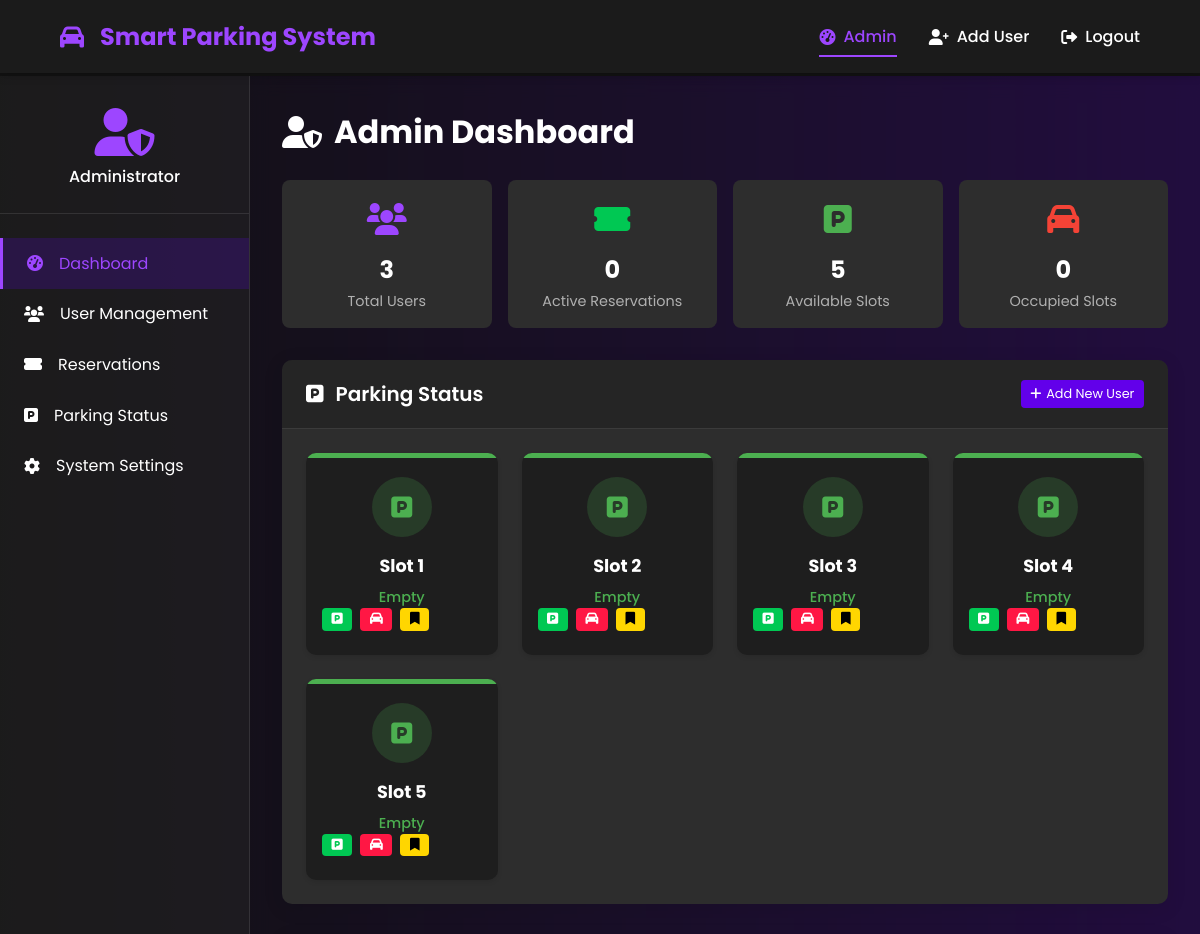
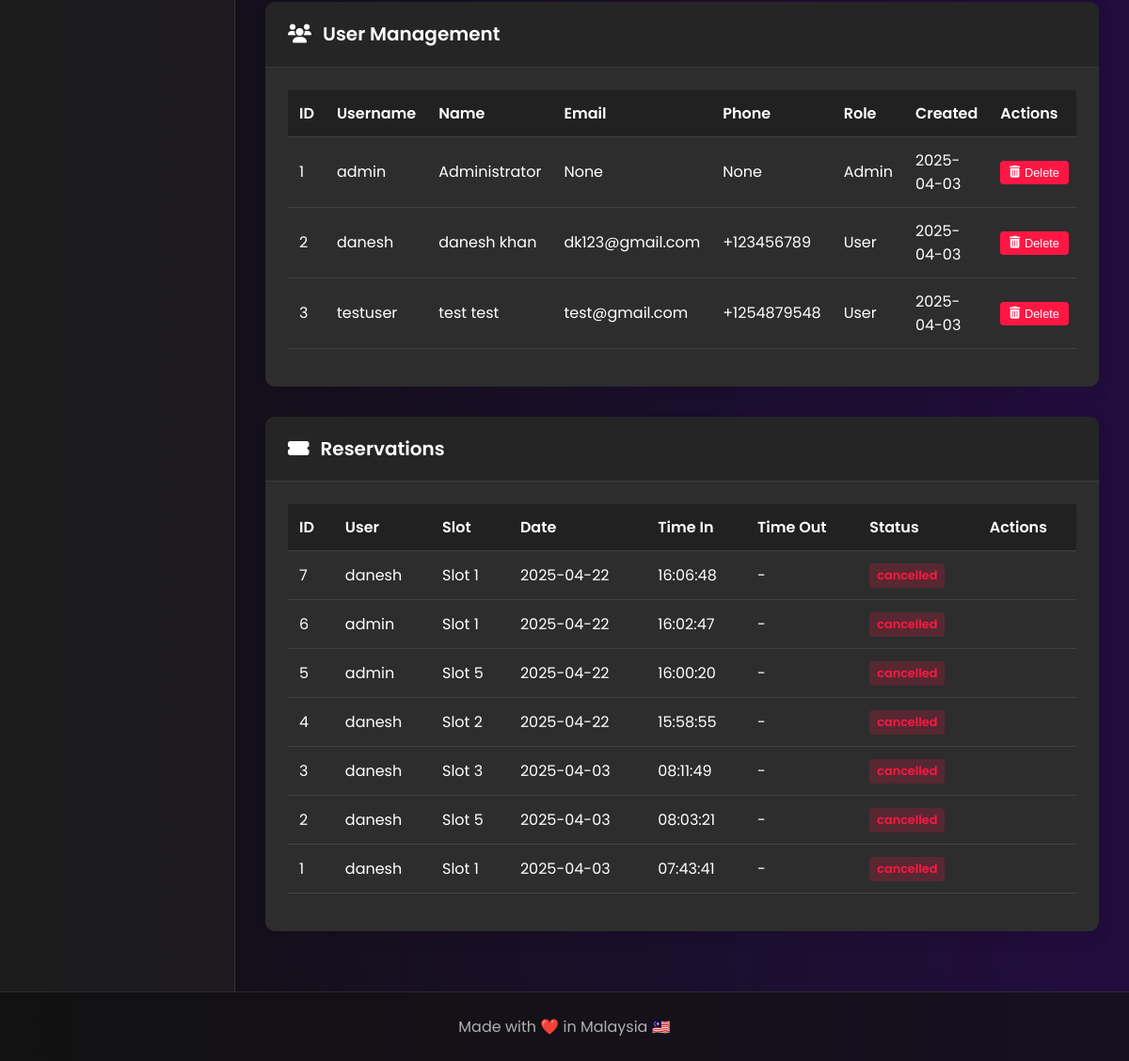
The page /admin (signed in) on the database its author committed (2 pictures, top to bottom).
### models.py (models this page shows, shortened)
class ParkingSlot(db.Model):
    id = db.Column(db.Integer, primary_key=True)
    status = db.Column(db.Integer, default=0)  # 0=empty, 1=occupied, 2=reserved
    last_updated = db.Column(db.DateTime, default=datetime.utcnow)

class User(db.Model):
    id = db.Column(db.Integer, primary_key=True)
    username = db.Column(db.String(80), unique=True, nullable=False)
    password_hash = db.Column(db.String(128), nullable=False)
    name = db.Column(db.String(100), nullable=True)
    email = db.Column(db.String(120), unique=True, nullable=True)
    phone = db.Column(db.String(20), nullable=True)
    is_admin = db.Column(db.Boolean, default=False)
    created_at = db.Column(db.DateTime, default=datetime.utcnow)
    reservations = db.relationship('Reservation', backref='user', lazy=True)
    notifications = db.relationship('Notification', backref='user', lazy=True)

class Reservation(db.Model):
    id = db.Column(db.Integer, primary_key=True)
    parking_spot = db.Column(db.Integer, nullable=False)
    user_id = db.Column(db.Integer, db.ForeignKey('user.id'), nullable=False)
    date = db.Column(db.Date, nullable=False, default=datetime.utcnow().date)
    time_in = db.Column(db.DateTime, nullable=False, default=datetime.utcnow)
    time_out = db.Column(db.DateTime, nullable=True)
    status = db.Column(db.String(20), default='active')  # active, completed, cancelled
    created_at = db.Column(db.DateTime, default=datetime.utcnow)

### app.py (the view)
@app.route("/admin")
@admin_required
def admin_dashboard():
    users = User.query.all()
    reservations = Reservation.query.order_by(Reservation.created_at.desc()).all()
    parking_slots = ParkingSlot.query.all()
    return render_template("admin_dashboard.html",
                          users=users,
                          reservations=reservations,
                          slots=parking_slots)

### app.py (called while the page is built)
def admin_required(f):
    @wraps(f)
    def decorated_function(*args, **kwargs):
        if 'user_id' not in session:
            flash('Please log in to access this page', 'danger')
            return redirect(url_for('login'))
        user = User.query.get(session['user_id'])
        if not user or not user.is_admin:
            flash('You do not have permission to access this page', 'danger')
            return redirect(url_for('dashboard'))
        return f(*args, **kwargs)
    return decorated_function

### templates/admin_dashboard.html (shortened to what this page needs)
<!DOCTYPE html>
<html lang="en">
<head>
    <link rel="stylesheet" href="{{ url_for('static', filename='style.css') }}">
    <link rel="stylesheet" href="https://cdnjs.cloudflare.com/ajax/libs/font-awesome/6.0.0/css/all.min.css">
</head>
<body>
    <nav class="navbar">
        <div class="logo">
            <i class="fas fa-car"></i>
            <span>Smart Parking System</span>
        </div>
        <ul class="nav-links">
            <li><a href="{{ url_for('admin_dashboard') }}" class="active"><i class="fas fa-tachometer-alt"></i> Admin</a></li>
            <li><a href="{{ url_for('admin_add_user') }}"><i class="fas fa-user-plus"></i> Add User</a></li>
            <li><a href="{{ url_for('logout') }}"><i class="fas fa-sign-out-alt"></i> Logout</a></li>
        </ul>
    </nav>
    <div class="dashboard-wrapper">
        <div class="sidebar">
            <div class="user-info">
                <i class="fas fa-user-shield"></i>
                <h3>Administrator</h3>
            </div>
            <ul class="sidebar-menu">
                <li class="active"><i class="fas fa-tachometer-alt"></i> Dashboard</li>
                <li><i class="fas fa-users"></i> User Management</li>
                <li><i class="fas fa-ticket-alt"></i> Reservations</li>
                <li><i class="fas fa-parking"></i> Parking Status</li>
                <li><i class="fas fa-cog"></i> System Settings</li>
            </ul>
        </div>
        <div class="main-content">
            <div class="dashboard-header">
                <h1><i class="fas fa-user-shield"></i> Admin Dashboard</h1>
                <div class="admin-stats">
                    <div class="admin-stat-box">
                        <div class="admin-stat-icon">
                            <i class="fas fa-users" style="color: var(--primary-light);"></i>
                        </div>
                        <div class="admin-stat-value">{{ users|length }}</div>
                        <div class="admin-stat-label">Total Users</div>
                    </div>
                    <div class="admin-stat-box">
                        <div class="admin-stat-icon">
                            <i class="fas fa-ticket-alt" style="color: var(--success-color);"></i>
                        </div>
                        <div class="admin-stat-value">{{ reservations|selectattr('status', 'equalto', 'active')|list|length }}</div>
                        <div class="admin-stat-label">Active Reservations</div>
                    </div>
                    <div class="admin-stat-box">
                        <div class="admin-stat-icon">
                            <i class="fas fa-parking" style="color: var(--empty-color);"></i>
                        </div>
                        <div class="admin-stat-value">{{ slots|selectattr('status', 'equalto', 0)|list|length }}</div>
                        <div class="admin-stat-label">Available Slots</div>
                    </div>
                    <div class="admin-stat-box">
                        <div class="admin-stat-icon">
                            <i class="fas fa-car" style="color: var(--occupied-color);"></i>
                        </div>
                        <div class="admin-stat-value">{{ slots|selectattr('status', 'equalto', 1)|list|length }}</div>
                        <div class="admin-stat-label">Occupied Slots</div>
                    </div>
                </div>
            </div>
            <div class="dashboard-container">
                <div class="card">
                    <div class="card-header">
                        <h2><i class="fas fa-parking"></i> Parking Status</h2>
                        <a href="{{ url_for('admin_add_user') }}" class="btn-sm btn-primary">
                            <i class="fas fa-plus"></i> Add New User
                        </a>
                    </div>
                    <div class="parking-map">
                        <div class="parking-slots" id="parkingSlots">
                            {% for slot in slots %}
                            <div class="slot {{ 'occupied' if slot.status == 1 else 'reserved' if slot.status == 2 else 'empty' }}" id="slot-{{ slot.id }}">
                                <div class="slot-icon">
                                    {% if slot.status == 1 %}
                                    <i class="fas fa-car"></i>
                                    {% elif slot.status == 2 %}
                                    <i class="fas fa-bookmark"></i>
                                    {% else %}
                                    <i class="fas fa-parking"></i>
                                    {% endif %}
                                </div>
                                <h3>Slot {{ slot.id + 1 }}</h3>
                                <p class="status-text">{{ 'Occupied' if slot.status == 1 else 'Reserved' if slot.status == 2 else 'Empty' }}</p>
                                <div class="admin-actions">
                                    <a href="{{ url_for('simulate', slot_id=slot.id, status=0) }}" class="btn-sm btn-success">
                                        <i class="fas fa-parking"></i>
                                    </a>
                                    <a href="{{ url_for('simulate', slot_id=slot.id, status=1) }}" class="btn-sm btn-danger">
                                        <i class="fas fa-car"></i>
                                    </a>
                                    <a href="{{ url_for('simulate', slot_id=slot.id, status=2) }}" class="btn-sm btn-warning">
                                        <i class="fas fa-bookmark"></i>
                                    </a>
                                </div>
                            </div>
                            {% endfor %}
                        </div>
                    </div>
                </div>
                <div class="card admin-section">
                    <div class="card-header">
                        <h2><i class="fas fa-users"></i> User Management</h2>
                    </div>
                    <div class="card-body">
                        <div class="table-responsive">
                            <table class="admin-table">
                                <thead>
                                    <tr>
                                        <th>ID</th>
                                        <th>Username</th>
                                        <th>Name</th>
                                        <th>Email</th>
                                        <th>Phone</th>
                                        <th>Role</th>
                                        <th>Created</th>
                                        <th>Actions</th>
                                    </tr>
                                </thead>
                                <tbody>
                                    {% for user in users %}
                                    <tr>
                                        <td>{{ user.id }}</td>
                                        <td>{{ user.username }}</td>
                                        <td>{{ user.name }}</td>
                                        <td>{{ user.email }}</td>
                                        <td>{{ user.phone }}</td>
                                        <td>{{ 'Admin' if user.is_admin else 'User' }}</td>
                                        <td>{{ user.created_at.strftime('%Y-%m-%d') }}</td>
                                        <td>
                                            <div class="admin-actions">
                                                <form method="POST" action="{{ url_for('admin_delete_user', user_id=user.id) }}" onsubmit="return confirm('Are you sure you want to delete this user?');">
                                                    <button type="submit" class="btn-sm btn-danger">
                                                        <i class="fas fa-trash-alt"></i> Delete
                                                    </button>
                                                </form>
                                            </div>
                                        </td>
                                    </tr>
                                    {% endfor %}
                                </tbody>
                            </table>
                        </div>
                    </div>
                </div>
                <div class="card admin-section">
                    <div class="card-header">
                        <h2><i class="fas fa-ticket-alt"></i> Reservations</h2>
                    </div>
                    <div class="card-body">
                        <div class="table-responsive">
                            <table class="admin-table">
                                <thead>
                                    <tr>
                                        <th>ID</th>
                                        <th>User</th>
                                        <th>Slot</th>
                                        <th>Date</th>
                                        <th>Time In</th>
                                        <th>Time Out</th>
                                        <th>Status</th>
                                        <th>Actions</th>
                                    </tr>
                                </thead>
                                <tbody>
                                    {% for reservation in reservations %}
                                    <tr>
                                        <td>{{ reservation.id }}</td>
                                        <td>{{ reservation.user.username }}</td>
                                        <td>Slot {{ reservation.parking_spot + 1 }}</td>
                                        <td>{{ reservation.date.strftime('%Y-%m-%d') }}</td>
                                        <td>{{ reservation.time_in.strftime('%H:%M:%S') }}</td>
                                        <td>{{ reservation.time_out.strftime('%H:%M:%S') if reservation.time_out else '-' }}</td>
                                        <td>
                                            <span class="status-badge status-{{ reservation.status }}">
                                                {{ reservation.status }}
                                            </span>
                                        </td>
                                        <td>
                                        </td>
                                    </tr>
                                    {% endfor %}
                                </tbody>
                            </table>
                        </div>
                    </div>
                </div>
            </div>
        </div>
    </div>
    <footer>
        <p>Made with ❤️ in Malaysia 🇲🇾</p>
    </footer>
</body>
</html>

### templates/admin_dashboard.html (style rules this page uses)
.admin-section { margin-bottom: 2rem; }
.table-responsive { overflow-x: auto; }
.admin-table { width: 100%; border-collapse: collapse; margin-bottom: 1rem; color: var(--text-light); }
.admin-table th, .admin-table td { padding: 0.75rem; text-align: left; border-bottom: 1px solid rgba(255, 255, 255, 0.1); }
.admin-table th { background-color: rgba(30, 30, 30, 0.8); font-weight: 600; }
.btn-sm { padding: 0.3rem 0.6rem; font-size: 0.8rem; border-radius: 4px; cursor: pointer; border: none; transition: all 0.3s ease; display: inline-flex; align-items: center; gap: 0.3rem; }
.btn-primary { background-color: var(--primary-color); color: white; }
.btn-danger { background-color: var(--danger-color); color: white; }
.btn-warning { background-color: var(--warning-color); color: black; }
.btn-success { background-color: var(--success-color); color: white; }
.admin-actions { display: flex; gap: 0.5rem; }
.status-badge { display: inline-block; padding: 0.25rem 0.5rem; border-radius: 4px; font-size: 0.8rem; font-weight: 600; }
.status-cancelled { background-color: rgba(255, 23, 68, 0.2); color: var(--danger-color); }
.admin-stats { display: grid; grid-template-columns: repeat(auto-fit, minmax(200px, 1fr)); gap: 1rem; margin-bottom: 1.5rem; }
.admin-stat-box { background-color: var(--dark-card); border-radius: 8px; padding: 1rem; display: flex; flex-direction: column; align-items: center; text-align: center; }
.admin-stat-icon { font-size: 2rem; margin-bottom: 0.5rem; }
.admin-stat-value { font-size: 1.5rem; font-weight: 700; margin-bottom: 0.25rem; }
.admin-stat-label { font-size: 0.9rem; color: var(--text-muted); }

### rows shown on the page
ParkingSlot: id "1", status "Empty"
ParkingSlot: id "2", status "Empty"
ParkingSlot: id "3", status "Empty"
ParkingSlot: id "4", status "Empty"
ParkingSlot: id "5", status "Empty"
User: id "1", username "admin", name "Administrator", email "None", phone "None", is_admin "Admin", created_at "2025-04-03"
User: id "2", username "danesh", name "danesh khan", email "dk123@gmail.com", phone "+123456789", is_admin "User", created_at "2025-04-03"
User: id "3", username "testuser", name "test test", email "test@gmail.com", phone "+1254879548", is_admin "User", created_at "2025-04-03"
Reservation: id "7", user.username "danesh", reservation.parking_spot+1 "1", date "2025-04-22", time_in "16:06:48", time_out "-", status "cancelled"
Reservation: id "6", user.username "admin", reservation.parking_spot+1 "1", date "2025-04-22", time_in "16:02:47", time_out "-", status "cancelled"
Reservation: id "5", user.username "admin", reservation.parking_spot+1 "5", date "2025-04-22", time_in "16:00:20", time_out "-", status "cancelled"
Reservation: id "4", user.username "danesh", reservation.parking_spot+1 "2", date "2025-04-22", time_in "15:58:55", time_out "-", status "cancelled"
Reservation: id "3", user.username "danesh", reservation.parking_spot+1 "3", date "2025-04-03", time_in "08:11:49", time_out "-", status "cancelled"
Reservation: id "2", user.username "danesh", reservation.parking_spot+1 "5", date "2025-04-03", time_in "08:03:21", time_out "-", status "cancelled"
Reservation: id "1", user.username "danesh", reservation.parking_spot+1 "1", date "2025-04-03", time_in "07:43:41", time_out "-", status "cancelled"

### other values the page prints
{{ users|length }} "3"
{{ reservations|selectattr('status', 'equalto', 'active')|list|length }} "0"
{{ slots|selectattr('status', 'equalto', 0)|list|length }} "5"
{{ slots|selectattr('status', 'equalto', 1)|list|length }} "0"
